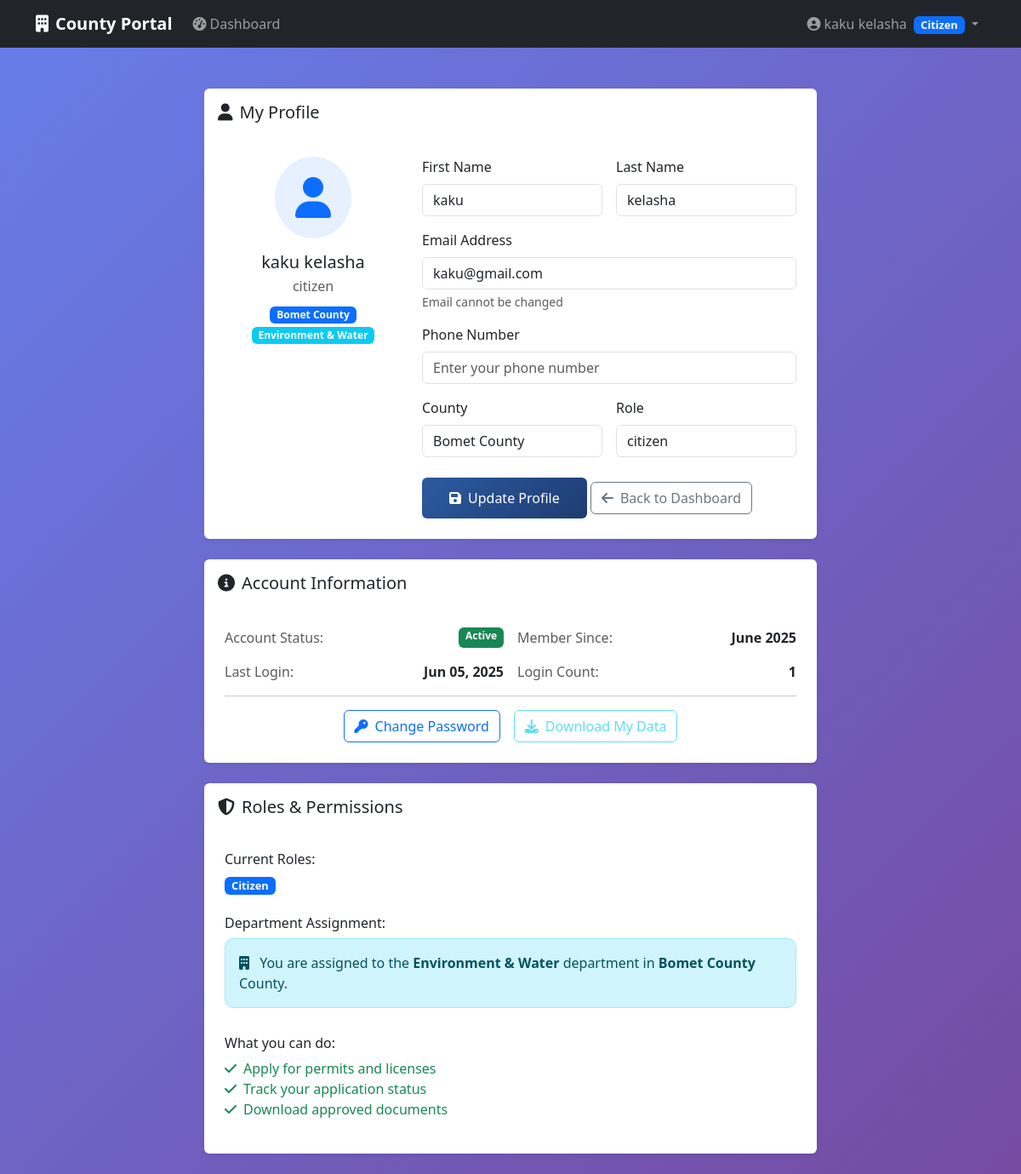
The page /auth/profile (signed in) on the database its author committed.
### app/models/user.py (models this page shows, shortened)
class User(db.Model,UserMixin):
    __tablename__ = 'users'
    id = db.Column(db.Integer, primary_key=True)
    email = db.Column(db.String(120), unique=True, nullable=False)
    password = db.Column(db.String(128), nullable=False)
    first_name = db.Column(db.String(50))
    last_name = db.Column(db.String(50))
    phone = db.Column(db.String(20))
    active = db.Column(db.Boolean(), default=True)
    confirmed_at = db.Column(db.DateTime())
    created_at = db.Column(db.DateTime(), nullable=False, default=db.func.current_timestamp())
    fs_uniquifier = db.Column(db.String(64), unique=True, nullable=True, default=lambda: str(uuid.uuid4()))
    county_id = db.Column(db.Integer,db.ForeignKey('counties.id'))
    department_id = db.Column(db.Integer,db.ForeignKey('departments.id'))
    last_login_at = db.Column(db.DateTime())
    current_login_at = db.Column(db.DateTime())
    last_login_ip = db.Column(db.String(45))
    current_login_ip = db.Column(db.String(45))
    login_count = db.Column(db.Integer, default=0)
    roles = db.relationship('Role', secondary=roles_users, backref=db.backref('users', lazy='dynamic'))
    def full_name(self):
        if self.first_name and self.last_name:
            return f"{self.first_name} {self.last_name}"
        return self.email.split('@')[0]
    def has_role(self, role_name):
        return any(role.name == role_name for role in self.roles)
    def get_primary_role(self):
        if self.roles:
            citizen_role = next((role for role in self.roles if role.name == 'citizen'), None)
            if citizen_role:
                return citizen_role.name
            return self.roles[0].name
        return 'No Role'

class Role(db.Model, RoleMixin):
    __tablename__ = 'roles'
    id = db.Column(db.Integer, primary_key=True)
    name = db.Column(db.String(80), unique=True, nullable=False)
    description = db.Column(db.String(255), nullable=True)

### app/models/county.py (models this page shows, shortened)
class County(db.Model):
        __tablename__ = 'counties'
        id = db.Column(db.Integer, primary_key=True)
        name = db.Column(db.String(100), unique=True, nullable=False)
        code = db.Column(db.String(10), unique=True, nullable=False)
        description = db.Column(db.Text)
        active = db.Column(db.Boolean, default=True)
        created_at = db.Column(db.DateTime, default=datetime.utcnow)
        users = db.relationship('User', backref='county', lazy='dynamic')
        departments = db.relationship('Department', backref='county',lazy='dynamic')

class Department(db.Model):
        __tablename__ = 'departments'
        id = db.Column(db.Integer, primary_key=True)
        name = db.Column(db.String(100), nullable=False)
        code = db.Column(db.String(20), nullable=False)
        description = db.Column(db.Text)
        county_id = db.Column(db.Integer, db.ForeignKey('counties.id'),nullable=False)
        active = db.Column(db.Boolean, default=True)
        created_at = db.Column(db.DateTime, default=datetime.utcnow)
        officers = db.relationship('User', backref='department', lazy='dynamic')
        permit_types = db.relationship('PermitType', backref='department', lazy='dynamic')

### app/auth/routes.py (the view)
@auth_bp.route('/profile')
@login_required
def profile():
    return render_template('auth/profile.html', user=current_user)

### app/templates/auth/profile.html (shortened to what this page needs)
{% extends "base.html" %}
{% block content %}
<div class="container py-4">
    <div class="row justify-content-center">
        <div class="col-lg-8">
            <div class="card border-0 shadow-sm mb-4">
                <div class="card-header bg-transparent border-bottom-0 py-3">
                    <h5 class="card-title mb-0">
                        <i class="fas fa-user me-2"></i>My Profile
                    </h5>
                </div>
                <div class="card-body p-4">
                    <div class="row">
                        <div class="col-md-4 text-center mb-4">
                            <div class="bg-primary bg-opacity-10 rounded-circle d-inline-flex p-4 mb-3">
                                <i class="fas fa-user fa-3x text-primary"></i>
                            </div>
                            <h5 class="mb-1">{{ user.full_name() or 'Name not set' }}</h5>
                            <p class="text-muted mb-2">{{ user.get_primary_role() }}</p>
                            {% if user.county %}
                                <span class="badge bg-primary">{{ user.county.name }}</span>
                            {% endif %}
                            {% if user.department %}
                                <span class="badge bg-info">{{ user.department.name }}</span>
                            {% endif %}
                        </div>
                        <div class="col-md-8">
                            <form method="POST" action="{{ url_for('auth_bp.profile') }}">
                                <div class="row g-3">
                                    <div class="col-md-6">
                                        <label for="first_name" class="form-label">First Name</label>
                                        <input type="text" class="form-control" id="first_name"
                                               name="first_name" value="{{ user.first_name or '' }}">
                                    </div>
                                    <div class="col-md-6">
                                        <label for="last_name" class="form-label">Last Name</label>
                                        <input type="text" class="form-control" id="last_name"
                                               name="last_name" value="{{ user.last_name or '' }}">
                                    </div>
                                    <div class="col-12">
                                        <label for="email" class="form-label">Email Address</label>
                                        <input type="email" class="form-control" id="email"
                                               value="{{ user.email }}" readonly>
                                        <div class="form-text">Email cannot be changed</div>
                                    </div>
                                    <div class="col-12">
                                        <label for="phone" class="form-label">Phone Number</label>
                                        <input type="tel" class="form-control" id="phone"
                                               name="phone" value="{{ user.phone or '' }}"
                                               placeholder="Enter your phone number">
                                    </div>
                                    <div class="col-md-6">
                                        <label class="form-label">County</label>
                                        <input type="text" class="form-control"
                                               value="{{ user.county.name if user.county else 'Not assigned' }}" readonly>
                                    </div>
                                    <div class="col-md-6">
                                        <label class="form-label">Role</label>
                                        <input type="text" class="form-control"
                                               value="{{ user.get_primary_role() }}" readonly>
                                    </div>
                                </div>
                                <div class="mt-4">
                                    <button type="submit" class="btn btn-primary">
                                        <i class="fas fa-save me-2"></i>Update Profile
                                    </button>
                                    <a href="{{ url_for('main_bp.dashboard') }}" class="btn btn-outline-secondary">
                                        <i class="fas fa-arrow-left me-2"></i>Back to Dashboard
                                    </a>
                                </div>
                            </form>
                        </div>
                    </div>
                </div>
            </div>
            <div class="card border-0 shadow-sm mt-4">
                <div class="card-header bg-transparent border-bottom-0 py-3">
                    <h5 class="card-title mb-0">
                        <i class="fas fa-info-circle me-2"></i>Account Information
                    </h5>
                </div>
                <div class="card-body p-4">
                    <div class="row g-3">
                        <div class="col-md-6">
                            <div class="d-flex justify-content-between">
                                <span class="text-muted">Account Status:</span>
                                <span class="badge bg-{{ 'success' if user.active else 'danger' }}">
                                    {{ 'Active' if user.active else 'Inactive' }}
                                </span>
                            </div>
                        </div>
                        <div class="col-md-6">
                            <div class="d-flex justify-content-between">
                                <span class="text-muted">Member Since:</span>
                                <strong>{{ user.created_at.strftime('%B %Y') if user.created_at else 'Unknown' }}</strong>
                            </div>
                        </div>
                        <div class="col-md-6">
                            <div class="d-flex justify-content-between">
                                <span class="text-muted">Last Login:</span>
                                <strong>{{ user.last_login_at.strftime('%b %d, %Y') if user.last_login_at else 'Never' }}</strong>
                            </div>
                        </div>
                        <div class="col-md-6">
                            <div class="d-flex justify-content-between">
                                <span class="text-muted">Login Count:</span>
                                <strong>{{ user.login_count or 0 }}</strong>
                            </div>
                        </div>
                    </div>
                    <hr>
                    <div class="d-flex gap-3 justify-content-center">
                        <a href="{{ url_for('security.change_password') }}" class="btn btn-outline-primary">
                            <i class="fas fa-key me-2"></i>Change Password
                        </a>
                        <button class="btn btn-outline-info" disabled>
                            <i class="fas fa-download me-2"></i>Download My Data
                        </button>
                    </div>
                </div>
            </div>
            <div class="card border-0 shadow-sm mt-4">
                <div class="card-header bg-transparent border-bottom-0 py-3">
                    <h5 class="card-title mb-0">
                        <i class="fas fa-shield-alt me-2"></i>Roles & Permissions
                    </h5>
                </div>
                <div class="card-body p-4">
                    <div class="row g-3">
                        <div class="col-12">
                            <h6>Current Roles:</h6>
                            {% for role in user.roles %}
                                <span class="badge bg-primary role-badge me-2 mb-2">
                                    {{ role.name.replace('_', ' ').title() }}
                                </span>
                            {% endfor %}
                        </div>
                        {% if user.department %}
                        <div class="col-12">
                            <h6>Department Assignment:</h6>
                            <div class="alert alert-info">
                                <i class="fas fa-building me-2"></i>
                                You are assigned to the <strong>{{ user.department.name }}</strong> department
                                in <strong>{{ user.county.name }}</strong> County.
                            </div>
                        </div>
                        {% endif %}
                        <div class="col-12">
                            <h6>What you can do:</h6>
                            <ul class="list-unstyled">
                                {% if user.has_role('super_admin') %}
                                <li class="text-success">
                                    <i class="fas fa-check me-2"></i>Manage all users across all counties
                                </li>
                                <li class="text-success">
                                    <i class="fas fa-check me-2"></i>View system-wide statistics and reports
                                </li>
                                <li class="text-success">
                                    <i class="fas fa-check me-2"></i>Configure system settings
                                </li>
                                {% elif user.has_role('citizen') %}
                                <li class="text-success">
                                    <i class="fas fa-check me-2"></i>Apply for permits and licenses
                                </li>
                                <li class="text-success">
                                    <i class="fas fa-check me-2"></i>Track your application status
                                </li>
                                <li class="text-success">
                                    <i class="fas fa-check me-2"></i>Download approved documents
                                </li>
                                {% endif %}
                            </ul>
                        </div>
                    </div>
                </div>
            </div>
        </div>
    </div>
</div>
{% endblock %}

### app/templates/base.html (shortened to what this page needs)
<!DOCTYPE html>
<html lang="en">
<head>
    <link href="https://cdn.jsdelivr.net/npm/bootstrap@5.3.2/dist/css/bootstrap.min.css" rel="stylesheet">
    <link href="https://cdnjs.cloudflare.com/ajax/libs/font-awesome/6.4.0/css/all.min.css" rel="stylesheet">
</head>
<body>
    <nav class="navbar navbar-expand-lg navbar-dark bg-dark">
        <div class="container">
            <a class="navbar-brand" href="{{ url_for('main_bp.index') }}">
                <i class="fas fa-building me-2"></i>County Portal
            </a>
            {% if current_user.is_authenticated %}
            <div class="collapse navbar-collapse" id="navbarNav">
                <ul class="navbar-nav me-auto">
                    <li class="nav-item">
                        <a class="nav-link" href="{{ url_for('main_bp.dashboard') }}">
                            <i class="fas fa-tachometer-alt me-1"></i>Dashboard
                        </a>
                    </li>
                </ul>
                <ul class="navbar-nav">
                    <li class="nav-item dropdown">
                        <a class="nav-link dropdown-toggle" href="#" id="userDropdown" role="button" data-bs-toggle="dropdown">
                            <i class="fas fa-user-circle me-1"></i>{{ current_user.full_name() }}
                            {% for role in current_user.roles %}
                            <span class="badge bg-primary role-badge ms-1">{{ role.name.replace('_', ' ').title() }}</span>
                            {% endfor %}
                        </a>
                    </li>
                </ul>
            </div>
            {% else %}
            <div class="d-flex">
                <a href="{{ url_for('security.login') }}" class="btn btn-outline-light me-2">Login</a>
                <a href="{{ url_for('security.register') }}" class="btn btn-primary">Register</a>
            </div>
            {% endif %}
        </div>
    </nav>
    <main class="container mt-4">
        {% block content %}{% endblock %}
    </main>
</body>
</html>

### app/templates/base.html (style rules this page uses)
:root { --primary-color: #2c5aa0; --secondary-color: #f8f9fa; --success-color: #28a745; --danger-color: #dc3545; --warning-color: #ffc107; }
body { background: linear-gradient(135deg, #667eea 0%, #764ba2 100%); min-height: 100vh; font-family: 'Segoe UI', Tahoma, Geneva, Verdana, sans-serif; }
.navbar-brand { font-weight: bold; }
.role-badge { font-size: 0.8em; padding: 0.25rem 0.5rem; }
.btn-primary { background: linear-gradient(135deg, var(--primary-color) 0%, #1e3c72 100%); border: none; padding: 0.75rem 2rem; font-weight: 500; transition: transform 0.2s ease; }
.alert { border-radius: 10px; margin-bottom: 1rem; }

### rows shown on the page
User: full_name "kaku kelasha", first_name+last_name "kaku kelasha", first_name "kaku", last_name "kelasha", email "kaku@gmail.com", active "Active", created_at "June 2025", last_login_at "Jun 05, 2025", login_count "1"
Role: name.replace "Citizen", get_primary_role "citizen"
County: county.name "Bomet County", county "Bomet County"
Department: department.name "Environment & Water"
